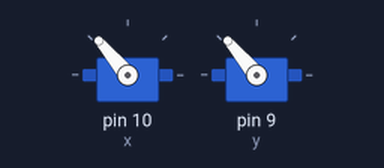
A sketch run on a simulated Arduino Uno, built with avr-gcc and run on an emulated ATmega328P. Parts: 2 × servo.

Above: at 0.05 s.
At 0.4 s:
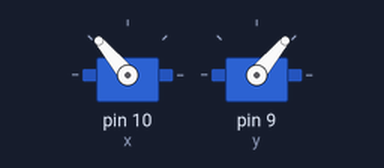
At 0.75 s:
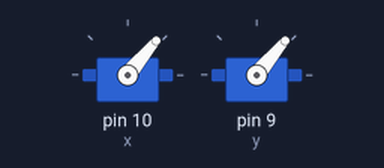
At 1.5 s:
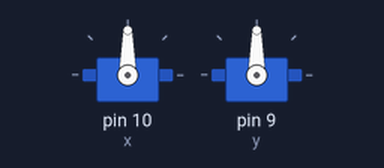
Timing chart, 0 to 3.5 s (numbered marks = the images above):
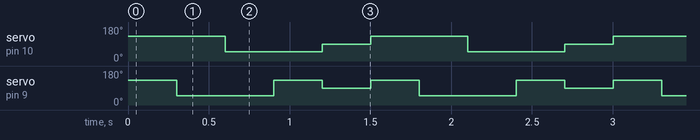

The sketch:

Servo_Test_2.ino
```cpp
#include <Servo.h>

Servo x;
Servo y;

void turnCamera(int newX, int newY) {
  x.write(graph(newX));
  y.write(graph(newY));
}

int graph(int input) {
  int output = map(input, -90, 90, 0, 180);
  return (output);
}

void setup() {
  x.attach(10);
  y.attach(9);
}

void loop() {
  turnCamera(40, 40);
  delay(300);
  turnCamera(40, -40);
  delay(300);
  turnCamera(-40, -40);
  delay(300);
  turnCamera(-40, 40);
  delay(300);
  turnCamera(0, 0);
  delay(300);
}
```

Measured:
- by itself, servo on pin 10 (x): repeats every 1.5 s: 90° 0.30 s, 130° 0.60 s, 50° 0.60 s
- by itself, servo on pin 9 (y): repeats every 1.5 s: 130° 0.30 s, 90° 0.30 s, 130° 0.30 s, 50° 0.60 s
